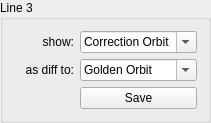
         <widget class="QGroupBox" name="GB_Line3">
          <property name="title">
           <string>Line 3</string>
          </property>
          <layout class="QGridLayout" name="gridLayout_16">
           <item row="1" column="2">
            <widget class="QComboBox" name="CB_Line3Ref">
             <property name="sizePolicy">
              <sizepolicy hsizetype="Preferred" vsizetype="Preferred">
               <horstretch>0</horstretch>
               <verstretch>0</verstretch>
              </sizepolicy>
             </property>
             <property name="minimumSize">
              <size>
               <width>0</width>
               <height>0</height>
              </size>
             </property>
             <property name="editable">
              <bool>true</bool>
             </property>
             <property name="currentIndex">
              <number>1</number>
             </property>
             <item>
              <property name="text">
               <string>Reference Orbit</string>
              </property>
             </item>
             <item>
              <property name="text">
               <string>Golden Orbit</string>
              </property>
             </item>
             <item>
              <property name="text">
               <string>Register 1</string>
              </property>
             </item>
             <item>
              <property name="text">
               <string>Register 2</string>
              </property>
             </item>
             <item>
              <property name="text">
               <string>Register 3</string>
              </property>
             </item>
             <item>
              <property name="text">
               <string>Register 4</string>
              </property>
             </item>
             <item>
              <property name="text">
               <string>Register 5</string>
              </property>
             </item>
             <item>
              <property name="text">
               <string>Register 6</string>
              </property>
             </item>
             <item>
              <property name="text">
               <string>Register 7</string>
              </property>
             </item>
             <item>
              <property name="text">
               <string>Register 8</string>
              </property>
             </item>
             <item>
              <property name="text">
               <string>Register 9</string>
              </property>
             </item>
             <item>
              <property name="text">
               <string>Zero</string>
              </property>
             </item>
            </widget>
           </item>
           <item row="0" column="1">
            <widget class="QLabel" name="LB_Line3Orb">
             <property name="sizePolicy">
              <sizepolicy hsizetype="Fixed" vsizetype="Preferred">
               <horstretch>0</horstretch>
               <verstretch>0</verstretch>
              </sizepolicy>
             </property>
             <property name="minimumSize">
              <size>
               <width>60</width>
               <height>0</height>
              </size>
             </property>
             <property name="text">
              <string>show:</string>
             </property>
             <property name="alignment">
              <set>Qt::AlignRight|Qt::AlignTrailing|Qt::AlignVCenter</set>
             </property>
            </widget>
           </item>
           <item row="1" column="1">
            <widget class="QLabel" name="LB_Line3Ref">
             <property name="sizePolicy">
              <sizepolicy hsizetype="Fixed" vsizetype="Preferred">
               <horstretch>0</horstretch>
               <verstretch>0</verstretch>
              </sizepolicy>
             </property>
             <property name="minimumSize">
              <size>
               <width>60</width>
               <height>0</height>
              </size>
             </property>
             <property name="text">
              <string>as diff to:</string>
             </property>
             <property name="alignment">
              <set>Qt::AlignRight|Qt::AlignTrailing|Qt::AlignVCenter</set>
             </property>
            </widget>
           </item>
           <item row="0" column="2">
            <widget class="QComboBox" name="CB_Line3Orb">
             <property name="sizePolicy">
              <sizepolicy hsizetype="Preferred" vsizetype="Preferred">
               <horstretch>0</horstretch>
               <verstretch>0</verstretch>
              </sizepolicy>
             </property>
             <property name="minimumSize">
              <size>
               <width>0</width>
               <height>0</height>
              </size>
             </property>
             <property name="editable">
              <bool>true</bool>
             </property>
             <property name="currentIndex">
              <number>0</number>
             </property>
             <property name="maxVisibleItems">
              <number>10</number>
             </property>
             <item>
              <property name="text">
               <string>Correction Orbit</string>
              </property>
             </item>
             <item>
              <property name="text">
               <string>Online Orbit</string>
              </property>
             </item>
             <item>
              <property name="text">
               <string>Register 1</string>
              </property>
             </item>
             <item>
              <property name="text">
               <string>Register 2</string>
              </property>
             </item>
             <item>
              <property name="text">
               <string>Register 3</string>
              </property>
             </item>
             <item>
              <property name="text">
               <string>Register 4</string>
              </property>
             </item>
             <item>
              <property name="text">
               <string>Register 5</string>
              </property>
             </item>
             <item>
              <property name="text">
               <string>Register 6</string>
              </property>
             </item>
             <item>
              <property name="text">
               <string>Register 7</string>
              </property>
             </item>
             <item>
              <property name="text">
               <string>Register 8</string>
              </property>
             </item>
             <item>
              <property name="text">
               <string>Register 9</string>
              </property>
             </item>
             <item>
              <property name="text">
               <string>Golden Orbit</string>
              </property>
             </item>
             <item>
              <property name="text">
               <string>Reference Orbit</string>
              </property>
             </item>
             <item>
              <property name="text">
               <string>Zero</string>
              </property>
             </item>
            </widget>
           </item>
           <item row="2" column="2">
            <widget class="QPushButton" name="PB_Line3Save">
             <property name="text">
              <string>Save</string>
             </property>
            </widget>
           </item>
          </layout>
         </widget>
